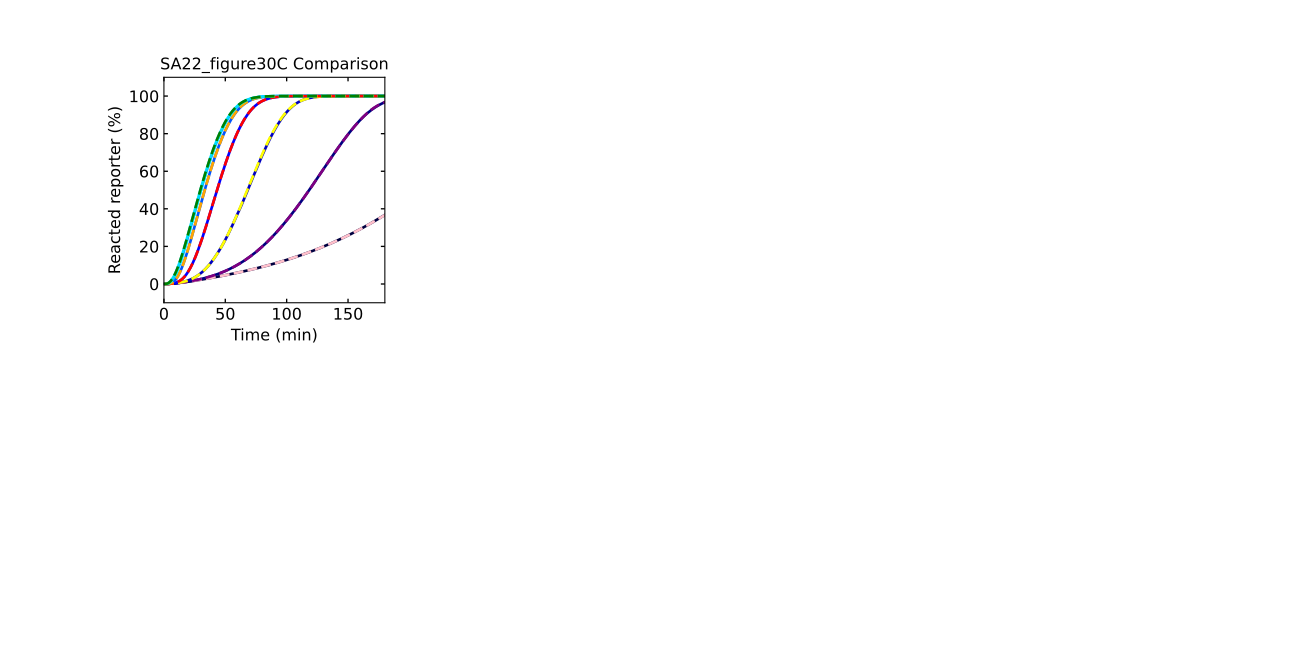

Generate this figure with Python:
# -*- coding: utf-8 -*-
"""
Created on Fri Jul  1 09:52:53 2022

@author: tnm12
"""

import numpy as np
import matplotlib.pyplot as plt
from matplotlib.ticker import MaxNLocator

import sys

import Simulator1 as RSDs #import simulation version 1
    
csl =[[0,0,0.25],
      [0,0,0.5],
      [0,0,0.75],
      [0,0,1],
      [0,0.33,1],
      [0,0.66,1],
      [0,0.86,1],
      [0,1,1]]

'''
##############################################################################
Simulations
##############################################################################
'''
k_txn = 0.019

t_sim = np.linspace(0,8,1001)*3600 # seconds

# k_txn = 0.015

model = RSDs.RSD_sim() # define the model instance

# specify DNA txn templates and reporters and concentrations
model.DNA_species('gate','1_2',temp_con=5) # thresholding gate
model.DNA_species('input','I1',temp_con=5)
model.DNA_species('reporter','REP2',temp_con=150)

ksd1 = [1e1/1e9,1e2/1e9,1e3/1e9,1e4/1e9,1e5/1e9,1e6/1e9,1e7/1e9] # 1/nM-s
ksd = 1e3/1e9 # 1/nM-s
kfsd = 1e3/1e9 # 1/nM-s
krev = 270/1e9 # 1/nM-s
kf_rep = 1e4/1e9 # 1/nM-s
kr_rep = 0*1e2/1e9 # 1/nM-s
kf_wta = 1e6/1e9 # 1/nM-s
kr_wta = 0.4 # 1/s
kRz = 0.25/60 # 1/s
kth = 1e5/1e9 # 1/nM-s
kd = 0

i = 0

plt.subplot(2,4,1)
for n in range(len(ksd1)):
    
    rte=[[k_txn],[ksd1[n],ksd,ksd,ksd,ksd],[kfsd],[krev,5/1e9,krev,krev,krev],[kf_rep],[kr_rep],[kf_wta],[kr_wta],[kRz],[kth],[kd]]
    
    # simulate the model
    model.simulate(t_sim,1,k_txn,rate_constants=rte)
    #model.simulate(t_sim,1,k_txn)
    
    # pull out the species from the model solution to plot
    REP = model.output_concentration['REP2']
    
    fs = 12
    
    
    plt.plot(model.sol.t/60,(1-REP/model.REP_con[1])*100,color=csl[n],linewidth=2,linestyle='-')
    
plt.xticks(fontsize=fs)
plt.yticks(fontsize=fs)
plt.ylim(-10,110)
plt.xlim(0,180)
ax1 = plt.gca()
ax1.xaxis.set_tick_params(which='both',size=3,width=1,direction='in',top='on')
#ax1.xaxis.set_major_locator(MaxNLocator(integer=True))
ax1.yaxis.set_tick_params(which='both',size=3,width=1,direction='in',right='on')
plt.xlabel('Time (min)',fontsize=fs)
plt.ylabel('Reacted reporter (%)',fontsize=fs)



import Simulatorv2021 as RSDs #import simulation version 2.0.2.1
    


'''
##############################################################################
Simulations
##############################################################################
'''
k_txn = 0.019 #transcription rate

t_sim = np.linspace(0,8,1001)*3600 # seconds

color = ['pink','purple','yellow','red','orange','aqua','green']

REP_con=150

model = RSDs.RSD_sim(5) # define the model instance and # of domains

# initialize species involved in the reaction

model.molecular_species('I{1}',DNA_con=5)
model.molecular_species('REP{2}',DNA_con=REP_con)



i = 0

plt.subplot(2,4,1)
for n in range(len(ksd1)):
    
    model.molecular_species('gate{1,2}',DNA_con=5,krev=5/1e9,krsd=ksd1[n]) # thresholding gate
    
    model.global_rate_constants(ktxn=k_txn) #globally changes transcription rates
    
    # simulate the model (input is simulation time)
    model.simulate(t_sim)
    
    # pull out the species from the model solution to plot
    S2 = model.output_concentration('S{2}')
    
    fs = 12
    
    plt.plot(model.t/60,(S2/REP_con)*100,color=color[n],linewidth=2,linestyle='--')
    
plt.xticks(fontsize=fs)
plt.yticks(fontsize=fs)
plt.ylim(-10,110)
plt.xlim(0,180)
ax1 = plt.gca()
ax1.xaxis.set_tick_params(which='both',size=3,width=1,direction='in',top='on')
#ax1.xaxis.set_major_locator(MaxNLocator(integer=True))
ax1.yaxis.set_tick_params(which='both',size=3,width=1,direction='in',right='on')
plt.xlabel('Time (min)',fontsize=fs)
plt.ylabel('Reacted reporter (%)',fontsize=fs)
plt.title('SA22_figure30C Comparison')
